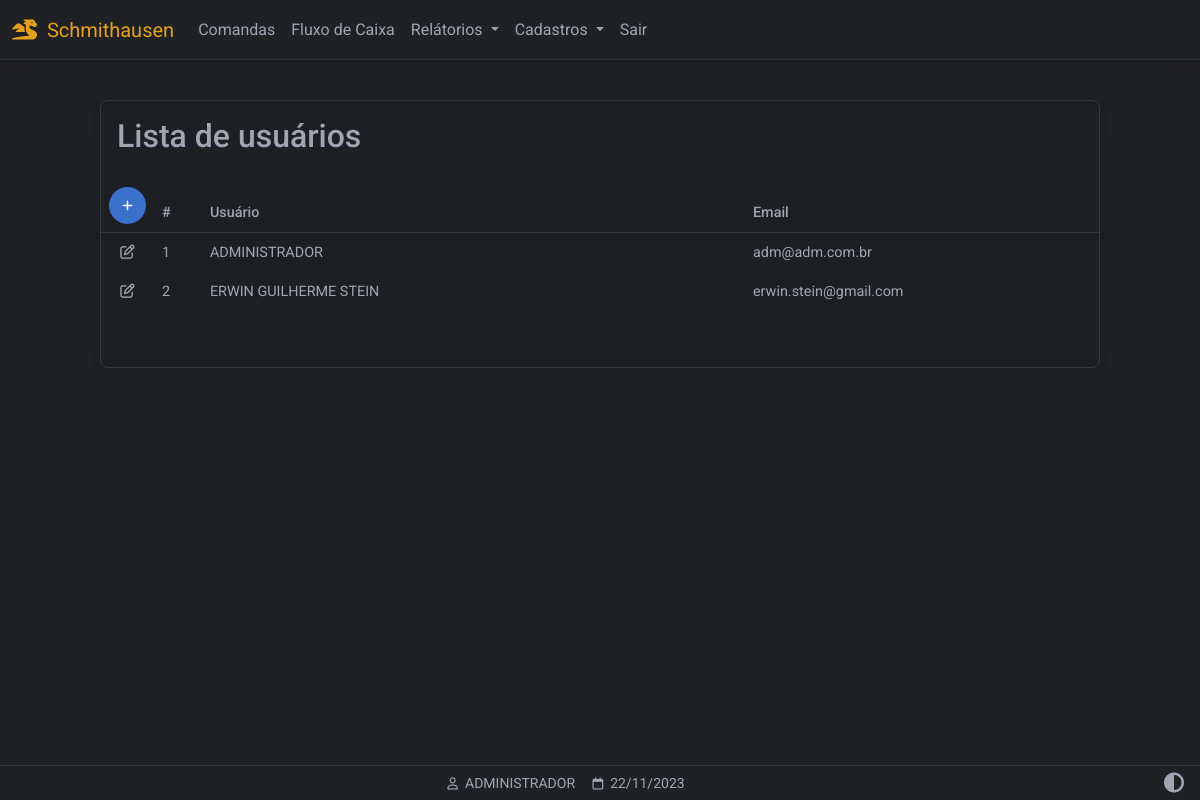
The page /usuarios (signed in) on the database as committed earlier.
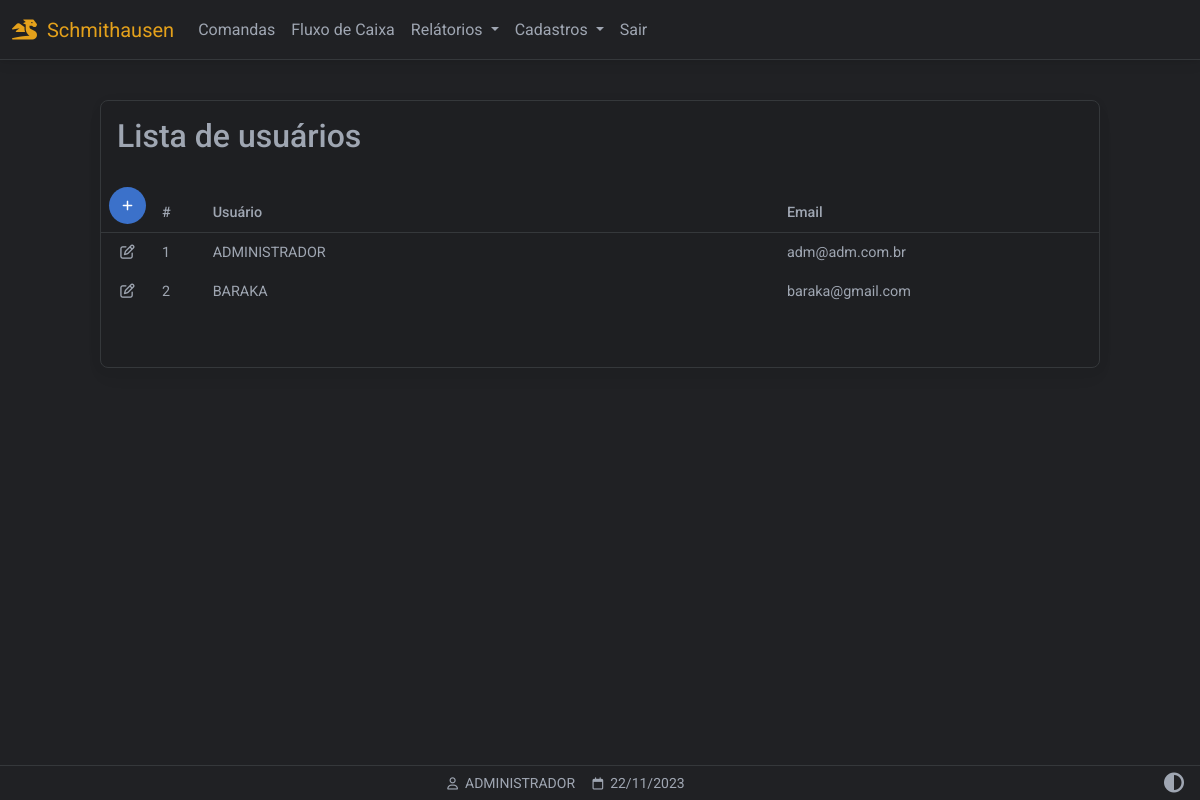
The same page on the database as committed later.
### website/models.py (models this page shows)
class User(db.Model, UserMixin):
    id = db.Column(db.Integer, primary_key=True)
    email = db.Column(db.String(150), unique=True)
    password = db.Column(db.String(150))
    first_name = db.Column(db.String(150))
    user = db.relationship('Produto',backref='produto')

### website/routes/view_usuarios.py (the view)
@view_usuarios.route('/usuarios', methods=['GET','POST'])
@login_required
def usuarios():
    users = []
    rows = User.query.all()
    for r in rows:
        users.append(r)
    return render_template("usuarios_listar.html", user=current_user, data=data, users=users)

### website/templates/usuarios_listar.html (shortened to what this page needs)
{% extends "base.html" %}
{% block content %}
<div class="container-fluid" style="min-height:100dvh;padding-top:100px">
  <div class="table-responsive w-100 card myTheme-900 larg-max m-auto" style="padding-bottom: 40px">
    <table class="table table-borderless table-sm myTheme-900 ">
      <thead>
        <tr>
          <h2 class="p-3 ">Lista de usuários</h2>
        </tr>
        <tr>
          <th class="text-nowrap" scope="col">
            <a href="/usuarios_cadastrar" class="btn btn-primary btn-floating d-flex justify-content-center align-items-center">
              <i class="fa-solid fa-plus"></i>
            </a>
          </th>
          <th class="text-nowrap" scope="col">#</th>
          <th class="text-nowrap" scope="col" style="min-width: 280px;">Usuário</th>
          <th class="text-nowrap" scope="col">Email</th>
          <th class="text-nowrap" scope="col"></th>
        </tr>
      </thead>
      <tbody>
        {% for us in users %}
        <tr>
          <td scope="row" class="text-center text-nowrap" style="width: 50px">
            <a class="" role="button" href="/usuarios_atualizar/{{ us.id }}">
              <i class="fa-regular fa-pen-to-square ms-2 me-2"></i></a>
          </td>
          <td scope="row" class="text-nowrap">{{ us.id }}</td>
          <td scope="row" class="text-nowrap">{{ us.first_name | upper }}</td>
          <td scope="row" class="text-nowrap">{{ us.email }}</td>
          <td>
          </td>
        </tr>
        {% endfor %}
      </tbody>
    </table>
  </div>
</div>
{% endblock %}
{% block titlefooter %}
<span>
  &nbsp;{{ user.first_name.split()[0] | upper }}
  <span>
    &nbsp;{{ data.strftime('%d/%m/%Y') }}
  </span>
  {% endblock %}

Rows that differ between the two databases and show on the page:
changed User id 2: first_name "ERWIN GUILHERME STEIN" → "BARAKA"; email "erwin.stein@gmail.com" → "baraka@gmail.com"
